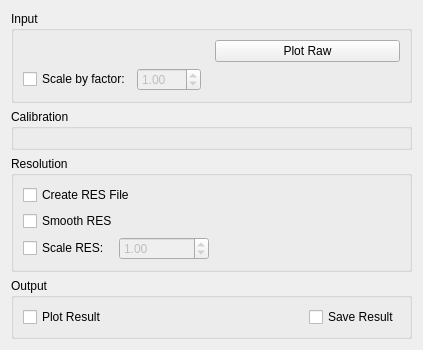
<?xml version="1.0" encoding="UTF-8"?>
<ui version="4.0">
 <class>ISISCalibration</class>
 <widget class="QWidget" name="ISISCalibration">
  <property name="geometry">
   <rect>
    <x>0</x>
    <y>0</y>
    <width>423</width>
    <height>339</height>
   </rect>
  </property>
  <property name="windowTitle">
   <string>Form</string>
  </property>
  <layout class="QVBoxLayout" name="verticalLayout_10">
   <item>
    <widget class="QGroupBox" name="gbInput">
     <property name="title">
      <string>Input</string>
     </property>
     <layout class="QVBoxLayout" name="verticalLayout_11">
      <item>
       <layout class="QHBoxLayout" name="loCalibInputFile">
        <item>
         <widget class="MantidQt::MantidWidgets::MWRunFiles" name="leRunNo" native="true">
          <property name="sizePolicy">
           <sizepolicy hsizetype="Preferred" vsizetype="Fixed">
            <horstretch>0</horstretch>
            <verstretch>41</verstretch>
           </sizepolicy>
          </property>
          <property name="label" stdset="0">
           <string>Run No</string>
          </property>
          <property name="multipleFiles" stdset="0">
           <bool>true</bool>
          </property>
          <property name="algorithmAndProperty" stdset="0">
           <string/>
          </property>
          <property name="fileExtensions" stdset="0">
           <stringlist>
            <string>.raw</string>
           </stringlist>
          </property>
         </widget>
        </item>
        <item>
         <widget class="QPushButton" name="pbPlotRaw">
          <property name="toolTip">
           <string>Plot first detector spectra</string>
          </property>
          <property name="text">
           <string>Plot Raw</string>
          </property>
         </widget>
        </item>
       </layout>
      </item>
      <item>
       <layout class="QHBoxLayout" name="loCalibScaleFactor">
        <item>
         <widget class="QCheckBox" name="ckScale">
          <property name="text">
           <string>Scale by factor:</string>
          </property>
         </widget>
        </item>
        <item>
         <widget class="QDoubleSpinBox" name="spScale">
          <property name="enabled">
           <bool>false</bool>
          </property>
          <property name="maximum">
           <double>999.990000000000009</double>
          </property>
          <property name="value">
           <double>1.0</double>
          </property>
         </widget>
        </item>
        <item>
         <spacer name="horizontalSpacer_2">
          <property name="orientation">
           <enum>Qt::Horizontal</enum>
          </property>
          <property name="sizeType">
           <enum>QSizePolicy::Expanding</enum>
          </property>
          <property name="sizeHint" stdset="0">
           <size>
            <width>40</width>
            <height>20</height>
           </size>
          </property>
         </spacer>
        </item>
       </layout>
      </item>
     </layout>
    </widget>
   </item>
   <item>
    <widget class="QGroupBox" name="gbCalibration">
     <property name="title">
      <string>Calibration</string>
     </property>
     <layout class="QHBoxLayout" name="horizontalLayout_20">
      <item>
       <layout class="QVBoxLayout" name="propertiesCalibration"/>
      </item>
      <item>
       <widget class="MantidQt::MantidWidgets::PreviewPlot" name="ppCalibration" native="true">
        <property name="canvasColour" stdset="0">
         <color>
          <red>255</red>
          <green>255</green>
          <blue>255</blue>
         </color>
        </property>
       </widget>
      </item>
     </layout>
    </widget>
   </item>
   <item>
    <widget class="QGroupBox" name="gbResolution">
     <property name="title">
      <string>Resolution</string>
     </property>
     <layout class="QHBoxLayout" name="cal_plots">
      <item>
       <layout class="QVBoxLayout" name="loResolutionOptions">
        <item>
         <layout class="QGridLayout" name="loResolutionOptions2">
          <item row="2" column="0">
           <widget class="QCheckBox" name="ckResolutionScale">
            <property name="enabled">
             <bool>true</bool>
            </property>
            <property name="text">
             <string>Scale RES:</string>
            </property>
           </widget>
          </item>
          <item row="0" column="0" colspan="2">
           <widget class="QCheckBox" name="ckCreateResolution">
            <property name="toolTip">
             <string>Create RES file</string>
            </property>
            <property name="text">
             <string>Create RES File</string>
            </property>
           </widget>
          </item>
          <item row="1" column="0" colspan="2">
           <widget class="QCheckBox" name="ckSmoothResolution">
            <property name="toolTip">
             <string>Apply WienerSmooth algorithm to resolution</string>
            </property>
            <property name="text">
             <string>Smooth RES</string>
            </property>
           </widget>
          </item>
          <item row="2" column="1">
           <widget class="QDoubleSpinBox" name="spResolutionScale">
            <property name="enabled">
             <bool>false</bool>
            </property>
            <property name="maximum">
             <double>999.990000000000009</double>
            </property>
            <property name="value">
             <double>1.0</double>
            </property>
           </widget>
          </item>
         </layout>
        </item>
       </layout>
      </item>
      <item>
       <widget class="MantidQt::MantidWidgets::PreviewPlot" name="ppResolution" native="true">
        <property name="canvasColour" stdset="0">
         <color>
          <red>255</red>
          <green>255</green>
          <blue>255</blue>
         </color>
        </property>
       </widget>
      </item>
     </layout>
    </widget>
   </item>
   <item>
    <widget class="QGroupBox" name="gbOutput">
     <property name="title">
      <string>Output</string>
     </property>
     <layout class="QHBoxLayout" name="horizontalLayout">
      <item>
       <widget class="QCheckBox" name="ckPlot">
        <property name="toolTip">
         <string>Plot resulting calibration file when created.</string>
        </property>
        <property name="text">
         <string>Plot Result</string>
        </property>
       </widget>
      </item>
      <item>
       <spacer name="horizontalSpacer_0">
        <property name="orientation">
         <enum>Qt::Horizontal</enum>
        </property>
        <property name="sizeHint" stdset="0">
         <size>
          <width>40</width>
          <height>20</height>
         </size>
        </property>
       </spacer>
      </item>
      <item>
       <widget class="QCheckBox" name="ckSave">
        <property name="text">
         <string>Save Result</string>
        </property>
       </widget>
      </item>
     </layout>
    </widget>
   </item>
  </layout>
 </widget>
 <customwidgets>
  <customwidget>
   <class>MantidQt::MantidWidgets::MWRunFiles</class>
   <extends>QWidget</extends>
   <header>MantidQtMantidWidgets/MWRunFiles.h</header>
  </customwidget>
  <customwidget>
   <class>MantidQt::MantidWidgets::PreviewPlot</class>
   <extends>QWidget</extends>
   <header>MantidQtMantidWidgets/PreviewPlot.h</header>
   <container>1</container>
  </customwidget>
 </customwidgets>
 <resources/>
 <connections>
  <connection>
   <sender>ckResolutionScale</sender>
   <signal>toggled(bool)</signal>
   <receiver>spResolutionScale</receiver>
   <slot>setEnabled(bool)</slot>
   <hints>
    <hint type="sourcelabel">
     <x>69</x>
     <y>252</y>
    </hint>
    <hint type="destinationlabel">
     <x>169</x>
     <y>253</y>
    </hint>
   </hints>
  </connection>
  <connection>
   <sender>ckScale</sender>
   <signal>toggled(bool)</signal>
   <receiver>spScale</receiver>
   <slot>setEnabled(bool)</slot>
   <hints>
    <hint type="sourcelabel">
     <x>81</x>
     <y>80</y>
    </hint>
    <hint type="destinationlabel">
     <x>180</x>
     <y>81</y>
    </hint>
   </hints>
  </connection>
 </connections>
</ui>
